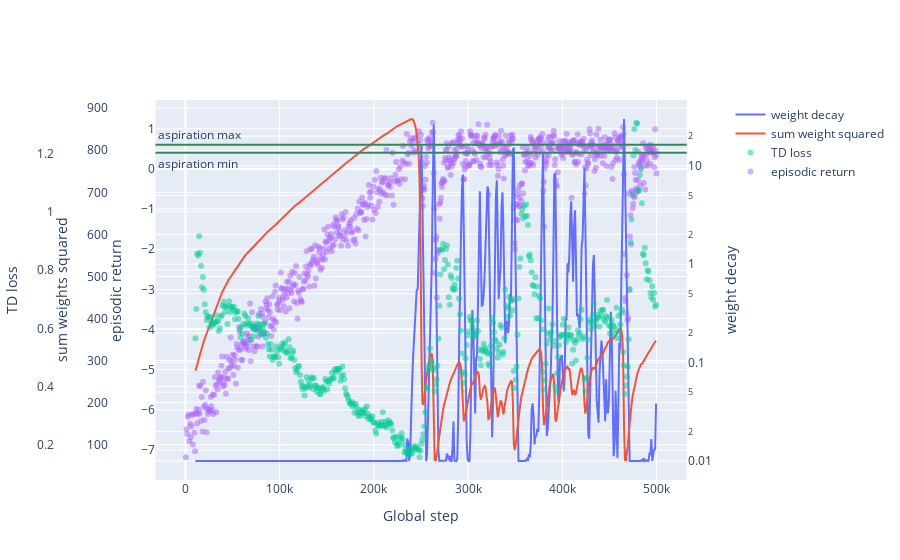

The notebook cell this image was saved under:
### Code cell
weight_decay_scheduler = SimpleWeightDecayScheduler( aspiration_min = 0.4,
                                                     aspiration_max = 0.6,
                                                     weight_decay_step_up = 1.01,
                                                     weight_decay_step_down = 1.01,
                                                     min_weight_decay = 0.01,
                                                     max_weight_decay = 100.,
                                                     smoothness=100 )
model = train(Args(), weight_decay_scheduler)
print("test_result", test(model, Args()))

### Figure 1 — Plotly figure (JSON) as saved in the notebook; plotly's stock layout.template omitted (floating-point values rounded to 4 significant figures; data arrays with more than 128 entries replaced by an {"elided": "..."} marker saying what was removed)
{"data": [{"name": "weight decay", "type": "scatter", "x": {"elided": "490 int values"}, "y": {"elided": "490 float values"}, "yaxis": "y2"}, {"name": "sum weight squared", "type": "scatter", "x": {"elided": "490 int values"}, "y": {"elided": "490 float values"}, "yaxis": "y3"}, {"marker": {"opacity": 0.5}, "mode": "markers", "name": "TD loss", "type": "scatter", "x": {"elided": "490 int values"}, "y": {"elided": "490 float values"}, "yaxis": "y4"}, {"marker": {"opacity": 0.5}, "mode": "markers", "name": "episodic return", "type": "scatter", "x": {"elided": "802 float values"}, "y": {"elided": "802 float values"}}], "layout": {"annotations": [{"showarrow": false, "text": "aspiration min", "x": 0, "xanchor": "left", "xref": "x domain", "y": 0.4, "yanchor": "top", "yref": "y"}, {"showarrow": false, "text": "aspiration max", "x": 0, "xanchor": "left", "xref": "x domain", "y": 0.6, "yanchor": "bottom", "yref": "y"}], "shapes": [{"line": {"color": "seagreen"}, "type": "line", "x0": 0, "x1": 1, "xref": "x domain", "y0": 0.4, "y1": 0.4, "yref": "y"}, {"line": {"color": "seagreen"}, "type": "line", "x0": 0, "x1": 1, "xref": "x domain", "y0": 0.6, "y1": 0.6, "yref": "y"}], "xaxis": {"domain": [0.1, 0.95], "title": {"text": "Global step"}}, "yaxis": {"title": {"text": "episodic return"}}, "yaxis2": {"overlaying": "y", "side": "right", "title": {"text": "weight decay"}, "type": "log"}, "yaxis3": {"anchor": "free", "autoshift": true, "overlaying": "y", "title": {"text": "sum weights squared"}}, "yaxis4": {"anchor": "free", "autoshift": true, "overlaying": "y", "title": {"text": "TD loss"}}}}
